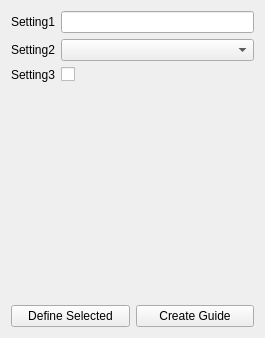
              <widget class="QWidget" name="R_guides_WidgetContents">
               <property name="geometry">
                <rect>
                 <x>0</x>
                 <y>0</y>
                 <width>265</width>
                 <height>338</height>
                </rect>
               </property>
               <property name="toolTip">
                <string notr="true"/>
               </property>
               <property name="statusTip">
                <string notr="true"/>
               </property>
               <property name="whatsThis">
                <string notr="true"/>
               </property>
               <property name="accessibleName">
                <string notr="true"/>
               </property>
               <property name="accessibleDescription">
                <string notr="true"/>
               </property>
               <layout class="QVBoxLayout" name="R_guides_scrollArea_vLay">
                <item>
                 <layout class="QFormLayout" name="module_settings_formLayout">
                  <property name="horizontalSpacing">
                   <number>6</number>
                  </property>
                  <item row="0" column="0">
                   <widget class="QLabel" name="setting1_lbl">
                    <property name="toolTip">
                     <string notr="true"/>
                    </property>
                    <property name="statusTip">
                     <string notr="true"/>
                    </property>
                    <property name="whatsThis">
                     <string notr="true"/>
                    </property>
                    <property name="accessibleName">
                     <string notr="true"/>
                    </property>
                    <property name="accessibleDescription">
                     <string notr="true"/>
                    </property>
                    <property name="text">
                     <string notr="true">Setting1</string>
                    </property>
                   </widget>
                  </item>
                  <item row="0" column="1">
                   <widget class="QLineEdit" name="setting1_le">
                    <property name="toolTip">
                     <string notr="true"/>
                    </property>
                    <property name="statusTip">
                     <string notr="true"/>
                    </property>
                    <property name="whatsThis">
                     <string notr="true"/>
                    </property>
                    <property name="accessibleName">
                     <string notr="true"/>
                    </property>
                    <property name="accessibleDescription">
                     <string notr="true"/>
                    </property>
                   </widget>
                  </item>
                  <item row="1" column="0">
                   <widget class="QLabel" name="setting2_lbl">
                    <property name="toolTip">
                     <string notr="true"/>
                    </property>
                    <property name="statusTip">
                     <string notr="true"/>
                    </property>
                    <property name="whatsThis">
                     <string notr="true"/>
                    </property>
                    <property name="accessibleName">
                     <string notr="true"/>
                    </property>
                    <property name="accessibleDescription">
                     <string notr="true"/>
                    </property>
                    <property name="text">
                     <string notr="true">Setting2</string>
                    </property>
                   </widget>
                  </item>
                  <item row="1" column="1">
                   <widget class="QComboBox" name="setting2_combo">
                    <property name="toolTip">
                     <string notr="true"/>
                    </property>
                    <property name="statusTip">
                     <string notr="true"/>
                    </property>
                    <property name="whatsThis">
                     <string notr="true"/>
                    </property>
                    <property name="accessibleName">
                     <string notr="true"/>
                    </property>
                    <property name="accessibleDescription">
                     <string notr="true"/>
                    </property>
                   </widget>
                  </item>
                  <item row="2" column="0">
                   <widget class="QLabel" name="setting3_lbl">
                    <property name="toolTip">
                     <string notr="true"/>
                    </property>
                    <property name="statusTip">
                     <string notr="true"/>
                    </property>
                    <property name="whatsThis">
                     <string notr="true"/>
                    </property>
                    <property name="accessibleName">
                     <string notr="true"/>
                    </property>
                    <property name="accessibleDescription">
                     <string notr="true"/>
                    </property>
                    <property name="text">
                     <string notr="true">Setting3</string>
                    </property>
                   </widget>
                  </item>
                  <item row="2" column="1">
                   <widget class="QCheckBox" name="setting3_chk">
                    <property name="toolTip">
                     <string notr="true"/>
                    </property>
                    <property name="statusTip">
                     <string notr="true"/>
                    </property>
                    <property name="whatsThis">
                     <string notr="true"/>
                    </property>
                    <property name="accessibleName">
                     <string notr="true"/>
                    </property>
                    <property name="accessibleDescription">
                     <string notr="true"/>
                    </property>
                   </widget>
                  </item>
                 </layout>
                </item>
                <item>
                 <layout class="QHBoxLayout" name="guide_buttons_hLay">
                  <item>
                   <widget class="QPushButton" name="define_selected_pb">
                    <property name="toolTip">
                     <string notr="true"/>
                    </property>
                    <property name="statusTip">
                     <string notr="true"/>
                    </property>
                    <property name="whatsThis">
                     <string notr="true"/>
                    </property>
                    <property name="accessibleName">
                     <string notr="true"/>
                    </property>
                    <property name="accessibleDescription">
                     <string notr="true"/>
                    </property>
                    <property name="text">
                     <string notr="true">Define Selected</string>
                    </property>
                   </widget>
                  </item>
                  <item>
                   <widget class="QPushButton" name="create_guide_pb">
                    <property name="toolTip">
                     <string notr="true"/>
                    </property>
                    <property name="statusTip">
                     <string notr="true"/>
                    </property>
                    <property name="whatsThis">
                     <string notr="true"/>
                    </property>
                    <property name="accessibleName">
                     <string notr="true"/>
                    </property>
                    <property name="accessibleDescription">
                     <string notr="true"/>
                    </property>
                    <property name="text">
                     <string notr="true">Create Guide</string>
                    </property>
                   </widget>
                  </item>
                 </layout>
                </item>
               </layout>
              </widget>
